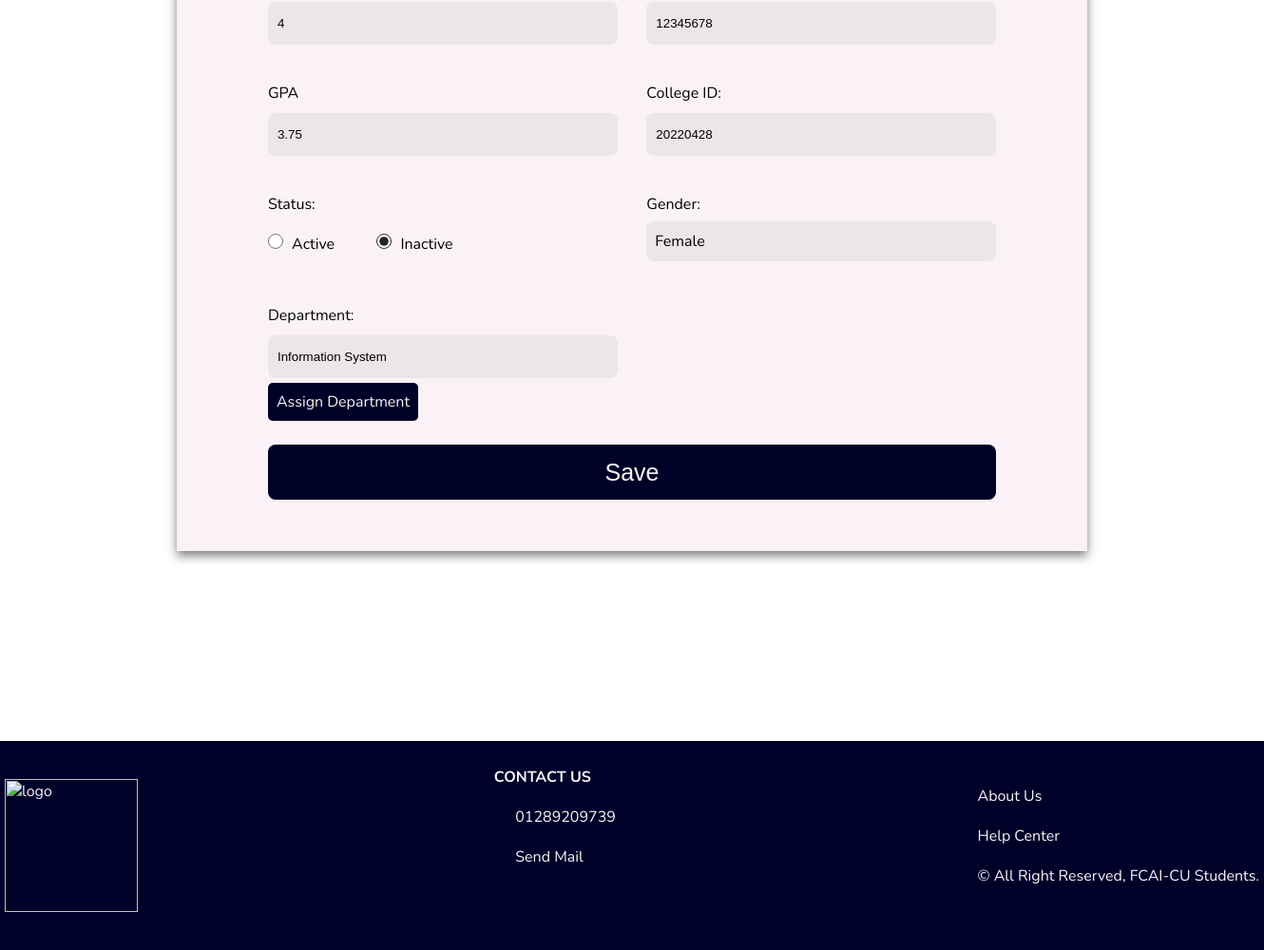
Before: /edit_student/20220428 (lower part) with the older database file.
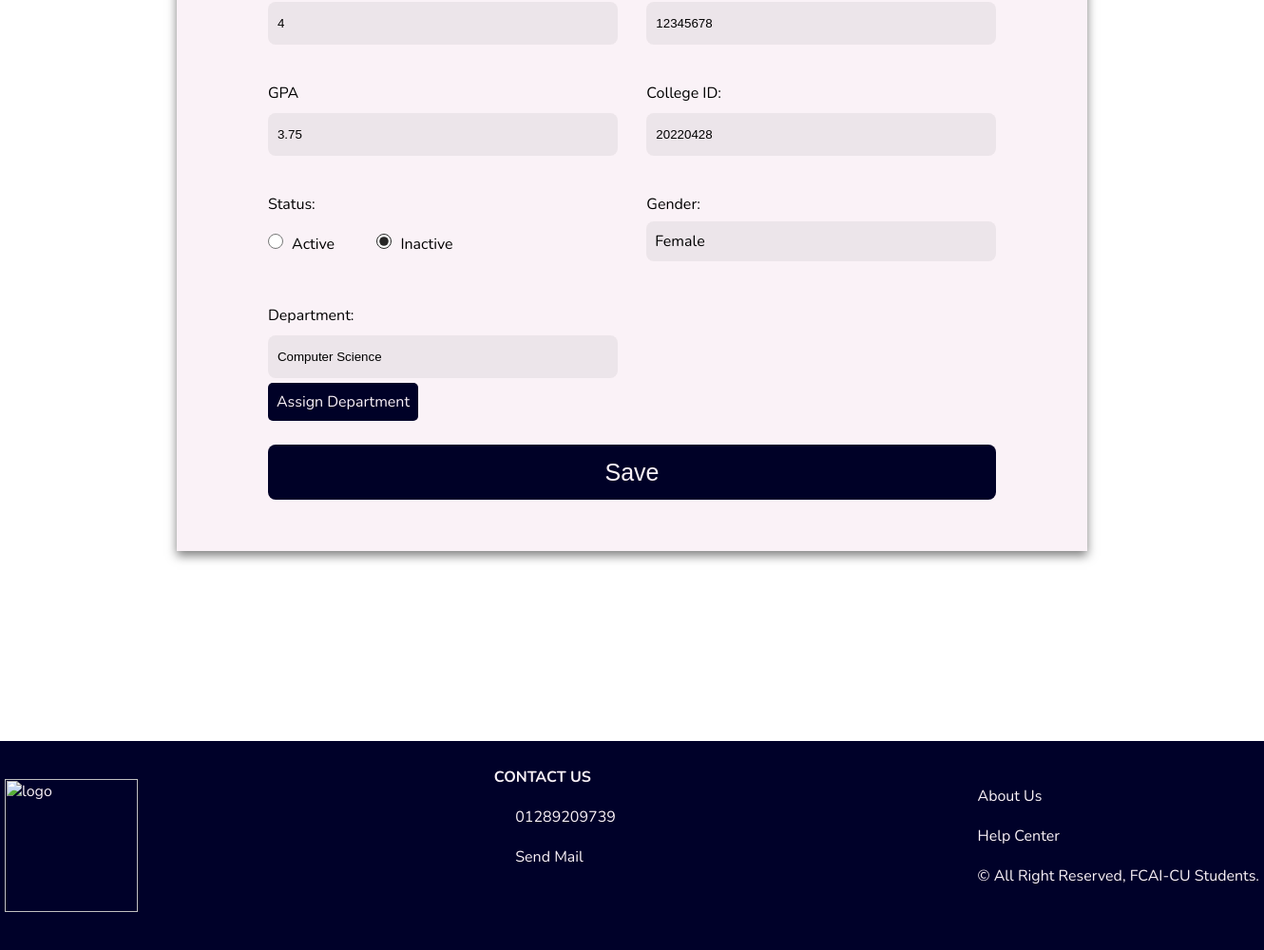
After: the same page with the newer database file.
### student_affairs_app/models.py (models this page shows, shortened)
class Student(models.Model):
    department = [
        ('General', 'general'),
        ('Computer science', 'computer Science'),
        ('Information system', 'information System'),
        ('Internet technology', 'internet Technology'),
        ('Artificial Intelligence', 'artificial intelligence'),
        ('Decision Support', 'decision support'),
    ]
    status = [
        ('Active', 'Active'),
        ('Inactive', 'Inactive'),
    ]
    gender = [
        ('Male', 'male'),
        ('Female', 'female'),
    ]
    student_first_name = models.CharField(max_length=50)
    student_id = models.IntegerField(
        validators=[MaxValueValidator(99999999)], unique=True)
    student_last_name = models.CharField(max_length=50)
    student_address = models.CharField(max_length=500)
    student_phone = models.CharField(max_length=11, unique=True)
    student_email = models.CharField(max_length=50, unique=True)
    student_level = models.IntegerField(validators=[MaxValueValidator(4)])
    student_gpa = models.DecimalField(max_digits=3, decimal_places=2)
    student_dep = models.CharField(max_length=50, choices=department)
    student_gender = models.CharField(max_length=6, choices=gender)
    student_status = models.CharField(max_length=8, choices=status)
    student_naitonal_id = models.CharField(max_length=14, unique=True)
    student_landline = models.CharField(max_length=10, null=True, blank=True)
    student_dob = models.DateField(verbose_name='Date of Birth')

### student_affairs_app/views.py (the view, shortened to what this page needs)
# urls.py: path('edit_student/<int:studentID>',
def edit_student(request, studentID):
    student = Student.objects.get(student_id=studentID)
    context = {'student': student}
    return render(request, 'pages/edit_student.html', context)

### templates/pages/edit_student.html (shortened to what this page needs)
{% extends 'base.html' %} {% load static %} {% block stylesheet %}
<link rel="stylesheet" href="{% static 'stylesheets/editS_style.css' %}" />
{% endblock %}  {% block content %}
<div class="container">
  <div class="editStudentForm">
    <form action="" method="POST">
      <div class="form-sides">
        <div class="leftColumn">
          <div class="field">
            <input
              type="number"
              name="level"
              value="{{ student.student_level }}"
              id="level"
            />
          </div>
          <div class="field">
            <label for="gpa">GPA </label>
            <input
              type="number"
              name="gpa"
              value="{{ student.student_gpa }}"
              step="0.01"
              id="gpa"
            />
          </div>
          {% if student.student_status == 'Active' %}
          <div class="field">
            <label> Status:</label>
            <div class="active-status">
              <input
                type="radio"
                name="status"
                id="active"
                value="Active"
                checked
              />
              <label class="active" for="active">Active</label>
            </div>
            <div class="inactive-status">
              <input
                type="radio"
                name="status"
                id="inactive"
                value="Inactive"
              />
              <label class="inactive" for="inactive">Inactive</label>
            </div>
            <span id="status-error" aria-live="polite"></span>
          </div>
          {% else %}
          <div class="field">
            <label> Status:</label>
            <div class="active-status">
              <input type="radio" name="status" id="active" value="Active" />
              <label class="active" for="active">Active</label>
            </div>
            <div class="inactive-status">
              <input
                type="radio"
                name="status"
                id="inactive"
                value="Inactive"
                checked
              />
              <label class="inactive" for="inactive">Inactive</label>
            </div>
          </div>
          {% endif %}
          <div class="field">
            <label for="dep-input">Department: </label>
            <input
              type="text"
              name="dep"
              id="dep-input"
              value="{{ student.student_dep }}"
              readonly
            />
            {% if student.student_level >= 3 %}
            <div id="set-dep2">
              <a
                class="assignDep"
                href="edit_department/{{ student.student_id }}"
              >
                Assign Department
              </a>
            </div>
            {% endif %}
          </div>
        </div>
        <div class="rightColumn">
          <div class="field">
            <input
              type="text"
              name="landline"
              value="{{ student.student_landline }}"
              id="landline"
            />
          </div>
          <div class="field">
            <label for="id">College ID: </label>
            <input
              type="text"
              name="id"
              value="{{ student.student_id }}"
              id="id"
              readonly
            />
          </div>
          <label>Gender: </label>
          <div class="field">
            <div id="gender">{{ student.student_gender }}</div>
          </div>
        </div>
      </div>
      <input id="save" class="submit" type="submit" value="Save" />
    </form>
  </div>
</div>
 {% endblock %}

Changed rows visible on the page:
changed Student "Female": dep "Information System" → "Computer Science"
